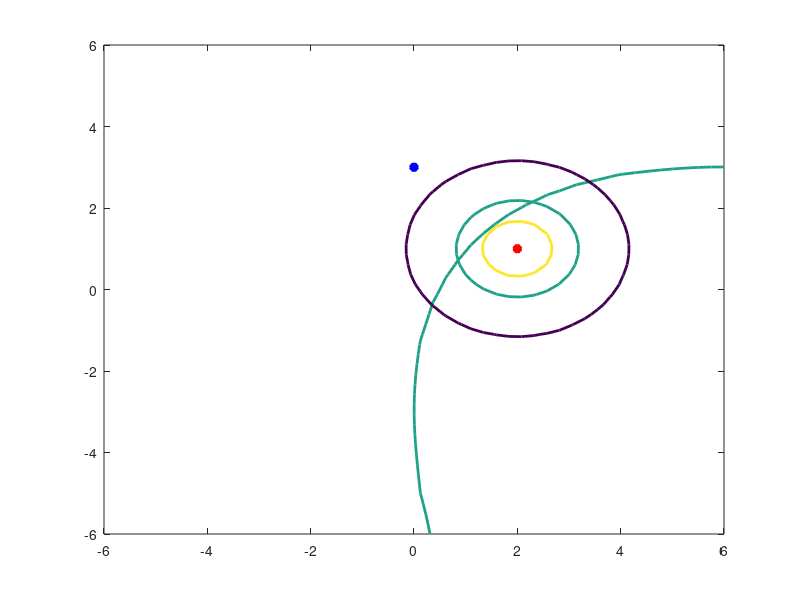

Reproduce this figure in MATLAB.
% Compute the posterior probability on a regular grid in the input space and plot the decision
% boundary for which the posterior probability satisfies P[?1 | x] = 0.5. Show 100 samples
% drawn from each of the classes superposed on the same graph. Draw the posterior probability
% as a three dimensional graph.

m1 = [0;3];
C1 = [2 1; 1 2];

m2 = [2;1];
C2 = [1 0; 0 1];

numGrid = 50;
xRange = linspace(-6.0, 6.0, numGrid);
yRange = linspace(-6.0, 6.0, numGrid);
P1 = zeros(numGrid, numGrid);
P2 = P1;

for i=1:numGrid
    for j=1:numGrid
        x = [yRange(j) xRange(i)]';
        P1(i,j) = mvnpdf(x', m1', C1);
        P2(i,j) = mvnpdf(x', m2', C2);
    end
end

Pmax = max(max([P1 P2]));
figure(1), clf, contour(xRange, yRange, P1./(P1+P2), [0 0.5*Pmax], 'LineWidth', 2);
hold on;
plot(m1(1), m1(2), 'b*', 'LineWidth', 4);
contour(xRange, yRange, P2, [0.1*Pmax 0.5*Pmax 0.8*Pmax], 'LineWidth', 2);
plot(m2(1), m2(2), 'r*', 'LineWidth', 4);




% N = 100;
% X1 = mvnrnd(m1, C1, N);
% X2 = mvnrnd(m2, C2, N);
% 
% figure(1);
% hold on;
% plot(X1(:, 1), X1(:, 2), 'bx', X2(:, 1), X2(:, 2), 'ro');
% grid on;
% 
% W1 = -0.5 * inv(C1);
% w1 = inv(C1) * m1;
% w10 = -0.5 * m1' * inv(C1) * m1 - 0.5 * log(det(C1));
